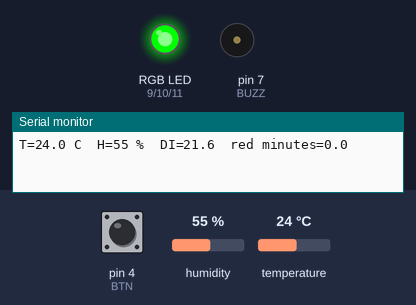
Simulated run of this sketch. Board: Arduino Uno, built with avr-gcc and run on an emulated ATmega328P. Parts: an RGB LED mixed from three pins (HIGH = lit), buzzer (waves = sounding, pin HIGH), the last lines printed to the serial monitor. Inputs (shaded band) come from the test bench; at power-on: temperature 24 °C, humidity 55 %, pin 4 (BTN) HIGH.

Above: at 2.2 s.
2.3 s: temperature set to 26 °C
7.2 s: temperature set to 29 °C
At 10.5 s:
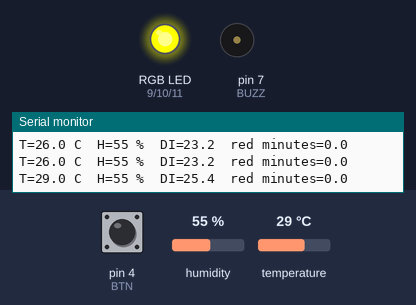
11.5 s: humidity set to 86 %
15.2 s: humidity set to 90 %
At 20.6 s:
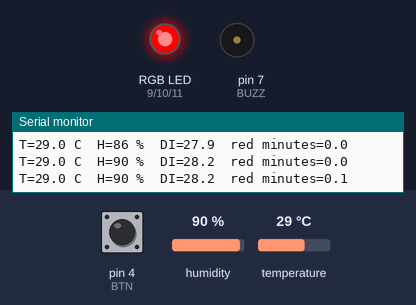
20.7 s: pin 4 (BTN) pulled LOW for 0.15 s
At 21.8 s:
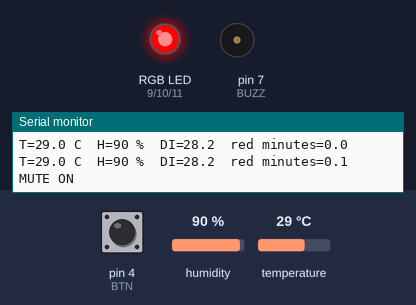
22.3 s: pin 4 (BTN) pulled LOW for 1 s
At 22.42 s:
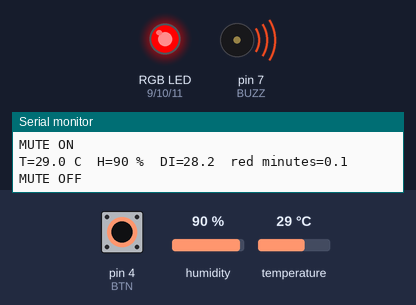
Timing chart, 0 to 26.8 s (numbered marks = the images above; inputs shaded):
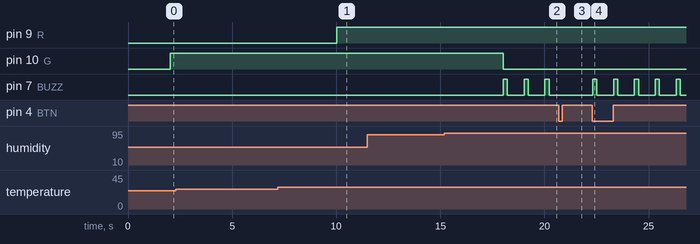

The sketch:

P01_Midday-Break-Guard.ino
```cpp
/* PROJECT 1 - MIDDAY BREAK GUARD  (11.C Group 3)
   Measures temperature + humidity, works out how hot the air FEELS
   (Thom Discomfort Index) and shows GREEN / YELLOW / RED.
   On RED the buzzer beeps every second until MUTE is pressed.
   Libraries: "DHT sensor library" (Adafruit) + "Adafruit Unified Sensor"   */
#include <DHT.h>
#define DHTPIN  2
#define DHTTYPE DHT11
DHT dht(DHTPIN, DHTTYPE);

const int R = 9, G = 10, B = 11;        // RGB LED legs (each through 220 ohm)
const int BUZZ = 7;                     // ACTIVE buzzer
const int BTN  = 4;                     // MUTE button (other leg to GND)

const float DI_CARE = 24.0;             // from here: YELLOW (take care)
const float DI_STOP = 28.0;             // from here: RED (stop outdoor work)

bool muted = false;
int  lastBtn = HIGH;
int  level = -1;                        // -1 none yet, 0 green, 1 yellow, 2 red
unsigned long lastRead = 0, lastBeep = 0;
unsigned long redSeconds = 0;           // CHALLENGE: time spent in red

// ---------- RGB LED ----------
const bool RGB_COMMON_ANODE = false;   // true = longest leg goes to 5V instead of GND
void colour(bool r, bool g, bool b) {
  digitalWrite(R, RGB_COMMON_ANODE ? !r : r);
  digitalWrite(G, RGB_COMMON_ANODE ? !g : g);
  digitalWrite(B, RGB_COMMON_ANODE ? !b : b);
}
// True ONCE at the moment a button goes from up (HIGH) to pressed (LOW).
// Holding the button down does NOT repeat it.
bool justPressed(int pin, int &lastState) {
  int now = digitalRead(pin);
  bool pressed = (lastState == HIGH && now == LOW);
  lastState = now;
  if (pressed) delay(25);               // ignore contact bounce
  return pressed;
}

void setup() {
  Serial.begin(9600);
  dht.begin();
  pinMode(R, OUTPUT); pinMode(G, OUTPUT); pinMode(B, OUTPUT);
  pinMode(BUZZ, OUTPUT);
  pinMode(BTN, INPUT_PULLUP);
  colour(0, 0, 0);
  delay(1000);                          // DHT11 needs 1 s after power-up
}

void loop() {
  // 1) the mute button is checked EVERY loop, so a press is never missed
  if (justPressed(BTN, lastBtn)) {
    muted = !muted;
    Serial.println(muted ? "MUTE ON" : "MUTE OFF");
  }

  // 2) read the DHT11 only every 2 seconds (it cannot go faster)
  if (millis() - lastRead >= 2000) {
    lastRead = millis();
    float t = dht.readTemperature();
    float h = dht.readHumidity();
    if (isnan(t) || isnan(h)) {
      Serial.println("DHT11 not responding - check DATA wire / 10k pull-up");
    } else {
      float di = t - 0.55 * (1 - h / 100.0) * (t - 14.5);
      if (di < DI_CARE)      level = 0;
      else if (di < DI_STOP) level = 1;
      else                   level = 2;
      if (level < 2) muted = false;     // safe again: next red will alarm
      if (level == 2) redSeconds += 2;

      if (level == 0) colour(0, 1, 0);  // green
      if (level == 1) colour(1, 1, 0);  // yellow = red + green
      if (level == 2) colour(1, 0, 0);  // red

      Serial.print("T="); Serial.print(t, 1);
      Serial.print(" C  H="); Serial.print(h, 0);
      Serial.print(" %  DI="); Serial.print(di, 1);
      Serial.print("  red minutes="); Serial.println(redSeconds / 60.0, 1);
    }
  }

  // 3) buzzer: 200 ms beep every second while RED and not muted (no delay!)
  if (level == 2 && !muted && millis() - lastBeep >= 1000) lastBeep = millis();
  digitalWrite(BUZZ, (level == 2 && !muted && millis() - lastBeep < 200) ? HIGH : LOW);
}
```

Measured:
- the behaviour switches between 27 and 28 °C on temperature (found by bisection; images 0 and 1)
- the behaviour switches between 87 and 88 % on humidity (found by bisection; images 1 and 2)
- after the input at 7.2 s, pin 9 (R): LOW → HIGH after 2.8 s
- after the input at 15.2 s, pin 10 (G): HIGH → LOW after 2.8 s; pin 7 (BUZZ): alternates HIGH for 0.20 s and LOW for 0.80 s, starting after 2.8 s
- after the input at 20.7 s, pin 7 (BUZZ): stops changing and stays LOW
- after the input at 22.3 s, pin 7 (BUZZ): alternates HIGH for 0.20 s and LOW for 0.80 s, starting at once
